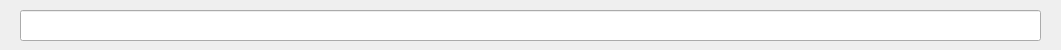
<?xml version="1.0" encoding="UTF-8"?>
<ui version="4.0">
 <class>finded_value</class>
 <widget class="QDialog" name="finded_value">
  <property name="geometry">
   <rect>
    <x>0</x>
    <y>0</y>
    <width>1061</width>
    <height>50</height>
   </rect>
  </property>
  <property name="font">
   <font>
    <pointsize>10</pointsize>
   </font>
  </property>
  <property name="windowTitle">
   <string>Probability</string>
  </property>
  <widget class="QLineEdit" name="lineEdit">
   <property name="geometry">
    <rect>
     <x>20</x>
     <y>10</y>
     <width>1021</width>
     <height>31</height>
    </rect>
   </property>
  </widget>
 </widget>
 <resources/>
 <connections/>
</ui>
